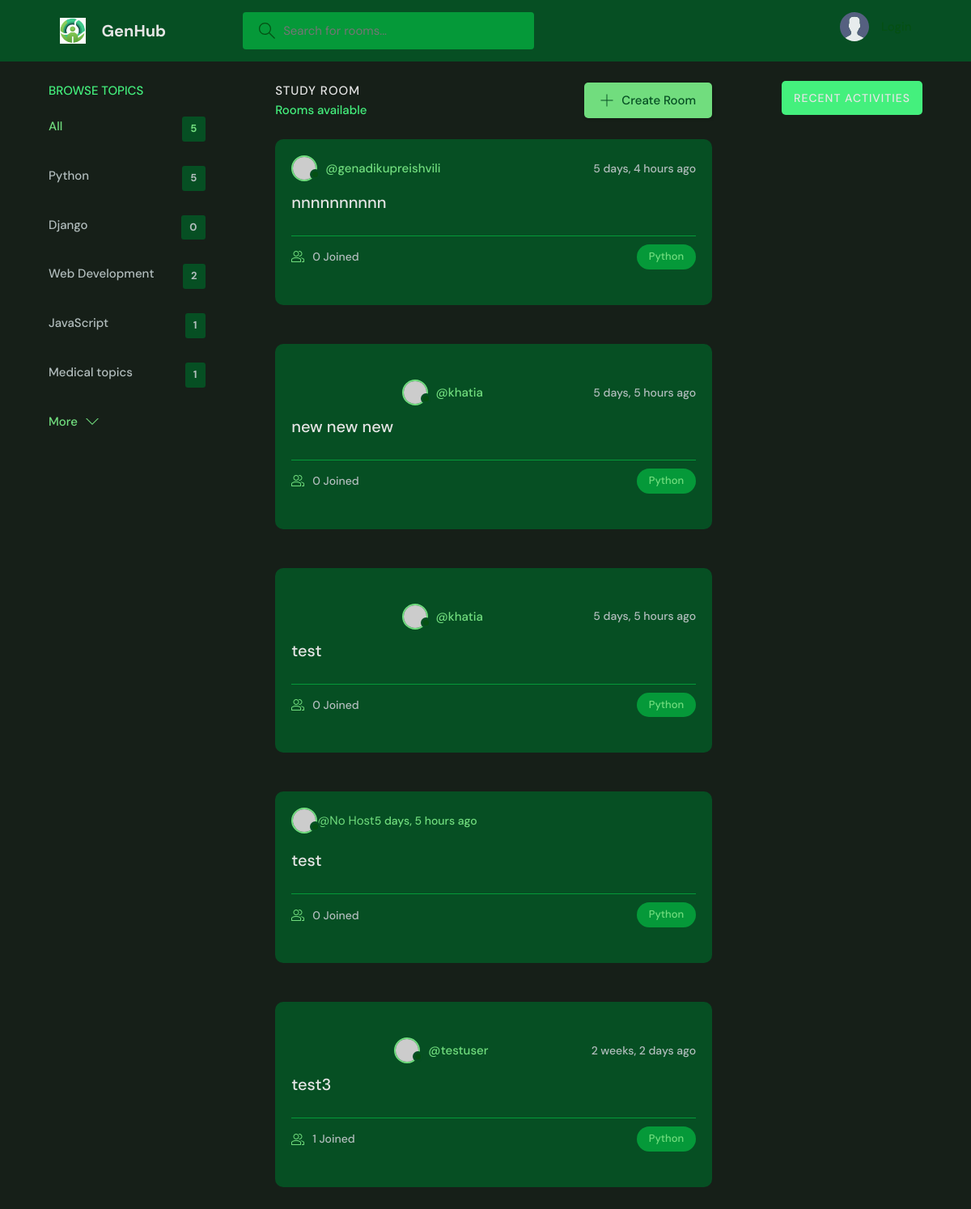
The app's page /?q=Python, older data.
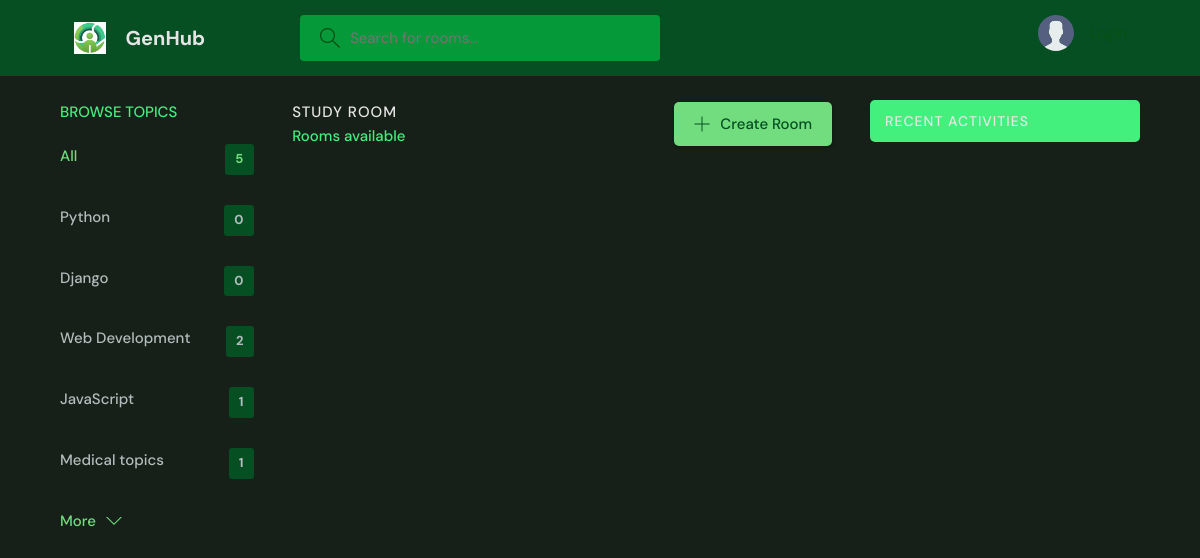
The same page, newer data.
### base/models.py (models this page shows, shortened)
class Topic(models.Model):
    name = models.CharField(max_length = 200)

class Room(models.Model):
    host = models.ForeignKey(User , on_delete = models.SET_NULL, null = True)
    topic = models.ForeignKey(Topic, on_delete = models.SET_NULL, null = True)
    name = models.CharField(max_length = 200)
    description = models.TextField(null = True, blank = True)
    participants = models.ManyToManyField(User, related_name='participants', blank=True)
    updated = models.DateTimeField(auto_now = True)
    created  = models.DateTimeField(auto_now_add = True)
    class Meta:
        ordering = ['-updated', '-created']

### base/views.py (the view)
# urls.py: path("", views.home, name = "home"),
def home(request):
    q = request.GET.get('q') if request.GET.get('q') !=  None else ''
    rooms = Room.objects.filter(
        Q(topic__name__icontains = q) |
        Q(name__icontains = q ) |
        Q(description__icontains = q )
        )
    topics = Topic.objects.all()
    room_count = rooms.count()
    room_messages = Message.objects.filter(Q(room__topic__name__icontains=q))
    users = User.objects.all()
    context = {"rooms":rooms, 'topics': topics, "room_count":room_count, 'room_messages':room_messages,  'users': users }
    return render(request, "base/home.html", context)

### base/templates/base/home.html (shortened to what this page needs)
{% extends 'main.html' %}
{% block content %}
    <main class="layout layout--3">
      <div class="container">
        {% include 'base/topics_component.html' %}
        <div class="roomList">
          <div class="roomList__header">
            <div>
              <h2>Study Room</h2>
              <p>{{room.count}} Rooms available</p>
            </div>
            <a class="btn btn--main" href="{% url 'create-room' %}">
              <svg version="1.1" xmlns="http://www.w3.org/2000/svg" width="32" height="32" viewBox="0 0 32 32">
                <title>add</title>
                <path
                  d="M16.943 0.943h-1.885v14.115h-14.115v1.885h14.115v14.115h1.885v-14.115h14.115v-1.885h-14.115v-14.115z"
                ></path>
              </svg>
              Create Room
            </a>
          </div>
          {% include 'base/feed_component.html' %}
        </div>
        {% include 'base/activity_component.html' %}
      </div>
    </main>
{% endblock %}

### base/templates/base/topics_component.html
<div class="topics">
    <div class="topics__header">
      <h2>Browse Topics</h2>
    </div>
    <ul class="topics__list">
      <li>
        <a href="{% url 'home' %}" class="active">All <span>{{topics.count}}</span></a>
      </li>
      {% for topic in topics %}
      <li>
        <a href="{% url 'home' %}?q={{topic.name}}">{{topic.name}} <span>{{topic.room_set.all.count}}</span></a>
      </li>
      {% endfor %}
    </ul>
    <a class="btn btn--link" href="topics.html">
      More
      <svg version="1.1" xmlns="http://www.w3.org/2000/svg" width="32" height="32" viewBox="0 0 32 32">
        <title>chevron-down</title>
        <path d="M16 21l-13-13h-3l16 16 16-16h-3l-13 13z"></path>
      </svg>
    </a>
  </div>

### base/templates/base/feed_component.html (shortened to what this page needs)
{% for room in rooms %}
<div class="roomListRoom">
    <div class="roomListRoom__header">
      {% if room.host %}
        <a href="{% url 'user-profile' room.host.id %}" class="roomListRoom__author">
          <div class="avatar avatar--small">
            <img src="https://randomuser.me/api/portraits/women/11.jpg" />
          </div>
          <span>@{{room.host.username}}</span>
        </a>
      {% else %}
        <div class="avatar avatar--small">
          <img src="https://randomuser.me/api/portraits/women/11.jpg" />
        </div>
        <span>@No Host</span>
      {% endif %}
      <div class="roomListRoom__actions">
        <span>{{room.created|timesince}} ago</span>
      </div>
    </div>
    <div class="roomListRoom__content">
      <a href="{% url 'room' room.id %}" >{{room.name}}</a>
    </div>
    <div class="roomListRoom__meta">
      <a href=" {% url 'room' room.id %} " class="roomListRoom__joined">
        {{room.participants.all.count}} Joined
      <a/>
      <p class="roomListRoom__topic">{{room.topic.name}}</p>
    </div>
</div>
{% endfor %}

Row changes from the older to the newer data that the page shows:
removed Room: host.username "genadikupreishvili", created "5 days, 4 hours", name "nnnnnnnnnn", participants.all.count "0", topic.name "Python"
removed Room: host.username "khatia", created "5 days, 5 hours", name "new new new", participants.all.count "0", topic.name "Python"
removed Room: host.username "khatia", created "5 days, 5 hours", name "test", participants.all.count "0", topic.name "Python"
removed Room: created "5 days, 5 hours", name "test", participants.all.count "0", topic.name "Python"
removed Room: host.username "testuser", created "2 weeks, 2 days", name "test3", participants.all.count "1", topic.name "Python"
computed for Topic "Python": room_set.all.count "5" → "0"
